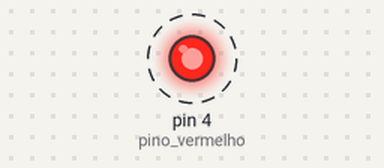
A sketch run on a simulated Arduino Uno, built with avr-gcc and run on an emulated ATmega328P. Parts: output pins drawn as LEDs (lit = HIGH). Dashed ring = blinking.

Above: at 0.5 s.
Timing chart, 0 to 4.6 s (numbered marks = the images above):
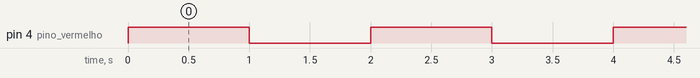

Measured:
- by itself, pin 4 (pino_vermelho): alternates HIGH for 1.0 s and LOW for 1.0 s

The sketch:

sketch_apr22a.ino
```cpp
int pino_vermelho = 4;
//int pino_verde =
int tempo = 1000;

void setup() {
  pinMode(pino_vermelho,OUTPUT);
}

void loop() {
  digitalWrite(pino_vermelho,HIGH);

  delay(tempo);

  digitalWrite(4,LOW);

  delay(tempo);

}
```
